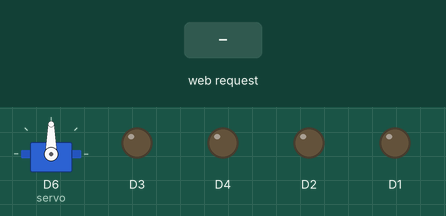
This sketch was run on a simulated ESP8266 (NodeMCU). Parts: servo, output pins drawn as LEDs (lit = HIGH). The inputs (shaded band) are chosen by the test bench. WiFi joins after 1.5 s; servers stay silent unless stated; what the sketch prints to the serial monitor is not drawn.

Above: at 3.7 s.
3.8 s: HTTP request GET /fw received
At 4.4 s:
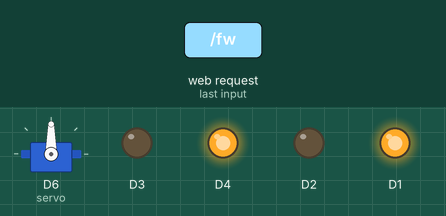
5.3 s: HTTP request GET /bk received
At 6.5 s:
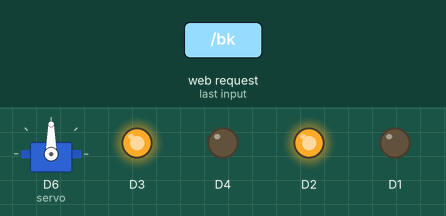
6.8 s: HTTP request GET /lt received
At 7.9 s:
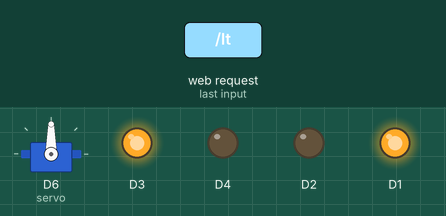
8.3 s: HTTP request GET /rt received
At 9.0 s:
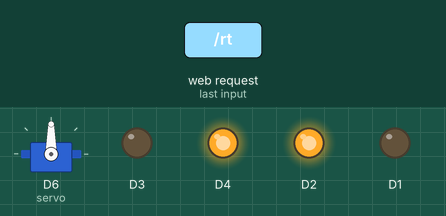
9.8 s: HTTP request GET /0 received
At 10.1 s:
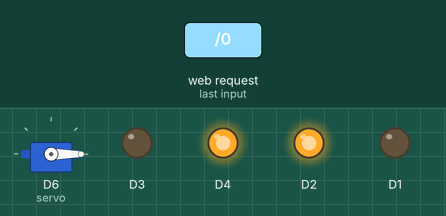
11.3 s: HTTP request GET /st received
At 12.5 s:
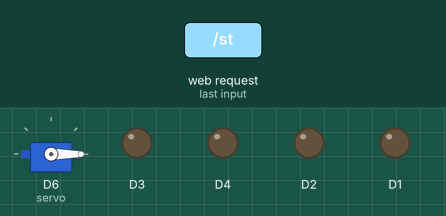
Timing chart, 0 to 13.8 s (numbered marks = the images above; inputs shaded):
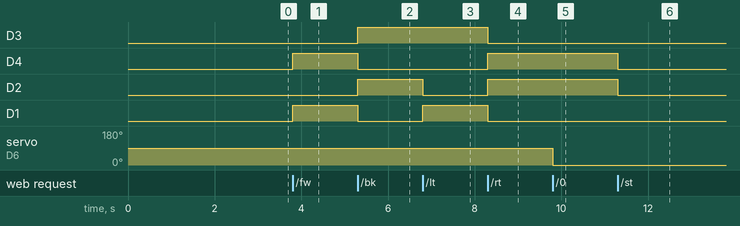

The sketch:

WiFiAccessPoint_robot_control.ino
```cpp
/* Create a WiFi access point and provide a web server on it to receive command to control motor. */

#include <ESP8266WiFi.h>
#include <WiFiClient.h>
#include <ESP8266WebServer.h>
#include <ESP8266mDNS.h>
#include <ESP8266WiFi.h>
#include <ESP8266WebServer.h>
#include <Servo.h>
#include <EEPROM.h>
#include <string.h>
/* Set these to your desired credentials. */
const char *ssid = "WiBoT";
const char *password = "8866551417Cc";
const char* ssid1 = "Shreeji";
const char* password1 = "8866551417Cc";
Servo servo;

ESP8266WebServer server(80);

/* Just a little test message.  Go to http://192.168.4.1 in a web browser
 * connected to this access point to see it.
 */
void handleRoot() {
  server.send(200, "text/plain", "hello from Robot!");
}

void motor_forward(){
  digitalWrite(D1,HIGH);
  digitalWrite(D4,HIGH);
  digitalWrite(D2,LOW);
  digitalWrite(D3,LOW);
  }
void motor_stop(){
  digitalWrite(D1,LOW);
  digitalWrite(D2,LOW);
  digitalWrite(D3,LOW);
  digitalWrite(D4,LOW);
  }
void motor_back(){

  digitalWrite(D2,HIGH);
  digitalWrite(D3,HIGH);
  digitalWrite(D1,LOW);
  digitalWrite(D4,LOW);
  }

void motor_right(){
      digitalWrite(D1,LOW);
  digitalWrite(D2,HIGH);
  digitalWrite(D3,LOW);
  digitalWrite(D4,HIGH);
  }
void motor_left(){
  digitalWrite(D1,HIGH);
  digitalWrite(D2,LOW);
  digitalWrite(D3,HIGH);
  digitalWrite(D4,LOW);
  }

void servo90(){
servo.write(90);


}
void servo0(){
servo.write(0);
//digitalWrite(D6,0);
}
void servo180(){
servo.write(180);
//digitalWrite(D6,1);
}


void setup() {
  // prepare Motor Output Pins
  pinMode(D1, OUTPUT);
  digitalWrite(D1, 0);

  // prepare GPIO5 relay 1
  pinMode(D2, OUTPUT);
  digitalWrite(D2, 0);

  pinMode(D3, OUTPUT);
  digitalWrite(D3, 0);

  pinMode(D4, OUTPUT);
  digitalWrite(D4, 0);
  pinMode(D6, OUTPUT);
 servo.attach(D6);
// digitalWrite(D6,1);

	delay(1000);
	Serial.begin(115200);
	Serial.println();
 WiFi.mode(WIFI_AP_STA);
	Serial.print("Configuring access point...");
	/* You can remove the password parameter if you want the AP to be open. */
	WiFi.softAP(ssid, password);

	IPAddress myIP = WiFi.softAPIP();
	Serial.print("AP IP address: ");
	Serial.println(myIP);
   WiFi.begin(ssid1, password1);
while (WiFi.status() != WL_CONNECTED) {
    delay(500);
    Serial.print(".");
  }
  Serial.println("");
  Serial.print("Connected to ");
  Serial.println(ssid);
  Serial.print("IP address: ");
  Serial.println(WiFi.localIP());

  if (MDNS.begin("esp8266")) {
    Serial.println("MDNS responder started");
  }

	server.on("/", handleRoot);

  server.on("/inline", []() {
    server.send(200, "text/plain", "this works as well");
  });

  server.on("/fw", []() {
    motor_forward();
    server.send(200, "text/plain", "Forward");
  });
  server.on("/bk", []() {
    motor_back();
    server.send(200, "text/plain", "Back");
  });

  server.on("/st", []() {
    motor_stop();
    server.send(200, "text/plain", "Stop");
  });
  server.on("/lt", []() {
    motor_left();
    server.send(200, "text/plain", "Left");
  });
  server.on("/rt", []() {
    motor_right();
    server.send(200, "text/plain", "Right");
  });
   server.on("/90", []() {
   servo90();
    server.send(200, "text/plain", "90");
  });
   server.on("/0", []() {
    servo0();
    server.send(200, "text/plain", "0");
  });
   server.on("/180", []() {
    servo180();
    server.send(200, "text/plain", "180");
  });

	server.begin();
	Serial.println("HTTP server started");


}

void loop() {
	server.handleClient();
}
```

Measured:
- after the input at 3.8 s, D4, D1: LOW → HIGH at once
- after the input at 5.3 s, D3, D2: LOW → HIGH at once; D4, D1: HIGH → LOW at once
- after the input at 6.8 s, D2: HIGH → LOW at once; D1: LOW → HIGH at once
- after the input at 8.3 s, D3, D1: HIGH → LOW at once; D4, D2: LOW → HIGH at once
- after the input at 9.8 s, servo on D6 (servo): 90° → 0° at once
- after the input at 11.3 s, D4, D2: HIGH → LOW at once
